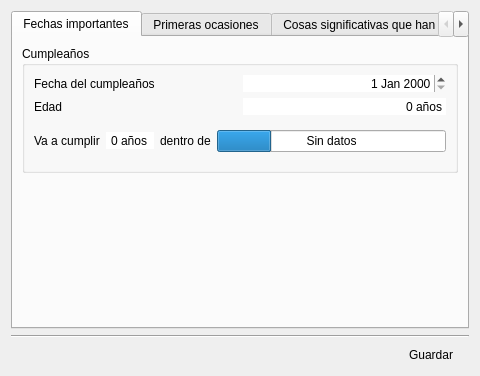
<?xml version="1.0" encoding="UTF-8"?>
<ui version="4.0">
 <class>Dialog</class>
 <widget class="QDialog" name="Dialog">
  <property name="geometry">
   <rect>
    <x>0</x>
    <y>0</y>
    <width>480</width>
    <height>376</height>
   </rect>
  </property>
  <property name="windowTitle">
   <string>Datos importantes</string>
  </property>
  <property name="windowIcon">
   <iconset>
    <normaloff>img/emoji_one_2665.png</normaloff>img/emoji_one_2665.png</iconset>
  </property>
  <property name="styleSheet">
   <string notr="true">font: 12pt &quot;Calibri&quot;;</string>
  </property>
  <layout class="QGridLayout" name="gridLayout">
   <item row="1" column="0">
    <widget class="Line" name="line">
     <property name="orientation">
      <enum>Qt::Horizontal</enum>
     </property>
    </widget>
   </item>
   <item row="2" column="0">
    <widget class="QWidget" name="widget_3" native="true">
     <property name="styleSheet">
      <string notr="true">font: bold 12pt &quot;Calibri&quot;;</string>
     </property>
     <layout class="QGridLayout" name="gridLayout_6">
      <property name="topMargin">
       <number>0</number>
      </property>
      <property name="bottomMargin">
       <number>0</number>
      </property>
      <item row="0" column="0">
       <spacer name="horizontalSpacer">
        <property name="orientation">
         <enum>Qt::Horizontal</enum>
        </property>
        <property name="sizeHint" stdset="0">
         <size>
          <width>40</width>
          <height>20</height>
         </size>
        </property>
       </spacer>
      </item>
      <item row="0" column="1">
       <widget class="QToolButton" name="guardar">
        <property name="text">
         <string>Guardar</string>
        </property>
        <property name="icon">
         <iconset>
          <normaloff>img/emoji_one_1f197.png</normaloff>img/emoji_one_1f197.png</iconset>
        </property>
        <property name="toolButtonStyle">
         <enum>Qt::ToolButtonTextBesideIcon</enum>
        </property>
        <property name="autoRaise">
         <bool>true</bool>
        </property>
       </widget>
      </item>
     </layout>
    </widget>
   </item>
   <item row="0" column="0">
    <widget class="QTabWidget" name="tabWidget">
     <property name="currentIndex">
      <number>0</number>
     </property>
     <widget class="QWidget" name="tab_2">
      <attribute name="title">
       <string>Fechas importantes</string>
      </attribute>
      <layout class="QGridLayout" name="gridLayout_7">
       <item row="4" column="0">
        <spacer name="verticalSpacer">
         <property name="orientation">
          <enum>Qt::Vertical</enum>
         </property>
         <property name="sizeHint" stdset="0">
          <size>
           <width>20</width>
           <height>40</height>
          </size>
         </property>
        </spacer>
       </item>
       <item row="0" column="0">
        <widget class="QGroupBox" name="groupBox">
         <property name="title">
          <string>Cumpleaños</string>
         </property>
         <layout class="QGridLayout" name="gridLayout_8">
          <item row="0" column="0">
           <widget class="QLabel" name="label_4">
            <property name="text">
             <string>Fecha del cumpleaños</string>
            </property>
           </widget>
          </item>
          <item row="0" column="1">
           <widget class="QDateEdit" name="birthday">
            <property name="frame">
             <bool>false</bool>
            </property>
            <property name="alignment">
             <set>Qt::AlignRight|Qt::AlignTrailing|Qt::AlignVCenter</set>
            </property>
           </widget>
          </item>
          <item row="1" column="0">
           <widget class="QLabel" name="label_5">
            <property name="text">
             <string>Edad</string>
            </property>
           </widget>
          </item>
          <item row="1" column="1">
           <widget class="QSpinBox" name="edad">
            <property name="frame">
             <bool>false</bool>
            </property>
            <property name="alignment">
             <set>Qt::AlignRight|Qt::AlignTrailing|Qt::AlignVCenter</set>
            </property>
            <property name="readOnly">
             <bool>true</bool>
            </property>
            <property name="buttonSymbols">
             <enum>QAbstractSpinBox::NoButtons</enum>
            </property>
            <property name="suffix">
             <string> años</string>
            </property>
           </widget>
          </item>
          <item row="2" column="0" colspan="2">
           <widget class="QWidget" name="widget" native="true">
            <layout class="QGridLayout" name="gridLayout_2">
             <property name="leftMargin">
              <number>0</number>
             </property>
             <property name="rightMargin">
              <number>0</number>
             </property>
             <item row="0" column="1">
              <widget class="QSpinBox" name="edad_prox">
               <property name="frame">
                <bool>false</bool>
               </property>
               <property name="alignment">
                <set>Qt::AlignCenter</set>
               </property>
               <property name="readOnly">
                <bool>true</bool>
               </property>
               <property name="buttonSymbols">
                <enum>QAbstractSpinBox::NoButtons</enum>
               </property>
               <property name="suffix">
                <string> años</string>
               </property>
              </widget>
             </item>
             <item row="0" column="2">
              <widget class="QLabel" name="label_7">
               <property name="text">
                <string>dentro de</string>
               </property>
              </widget>
             </item>
             <item row="0" column="0">
              <widget class="QLabel" name="label_6">
               <property name="text">
                <string>Va a cumplir</string>
               </property>
              </widget>
             </item>
             <item row="0" column="3">
              <widget class="QProgressBar" name="falta_birthday">
               <property name="value">
                <number>24</number>
               </property>
               <property name="alignment">
                <set>Qt::AlignCenter</set>
               </property>
               <property name="invertedAppearance">
                <bool>false</bool>
               </property>
               <property name="format">
                <string>Sin datos</string>
               </property>
              </widget>
             </item>
            </layout>
           </widget>
          </item>
         </layout>
        </widget>
       </item>
      </layout>
     </widget>
     <widget class="QWidget" name="tab">
      <attribute name="title">
       <string>Primeras ocasiones</string>
      </attribute>
      <layout class="QGridLayout" name="gridLayout_3">
       <item row="2" column="1">
        <widget class="QDateEdit" name="primer_beso">
         <property name="frame">
          <bool>false</bool>
         </property>
         <property name="alignment">
          <set>Qt::AlignRight|Qt::AlignTrailing|Qt::AlignVCenter</set>
         </property>
        </widget>
       </item>
       <item row="0" column="1">
        <widget class="QDateEdit" name="cruce_intereses">
         <property name="frame">
          <bool>false</bool>
         </property>
         <property name="alignment">
          <set>Qt::AlignRight|Qt::AlignTrailing|Qt::AlignVCenter</set>
         </property>
         <property name="specialValueText">
          <string/>
         </property>
        </widget>
       </item>
       <item row="1" column="1">
        <widget class="QDateEdit" name="primera_cita">
         <property name="frame">
          <bool>false</bool>
         </property>
         <property name="alignment">
          <set>Qt::AlignRight|Qt::AlignTrailing|Qt::AlignVCenter</set>
         </property>
        </widget>
       </item>
       <item row="4" column="0" colspan="2">
        <spacer name="verticalSpacer_2">
         <property name="orientation">
          <enum>Qt::Vertical</enum>
         </property>
         <property name="sizeHint" stdset="0">
          <size>
           <width>20</width>
           <height>40</height>
          </size>
         </property>
        </spacer>
       </item>
       <item row="2" column="0">
        <widget class="QLabel" name="label">
         <property name="text">
          <string>Beso</string>
         </property>
        </widget>
       </item>
       <item row="1" column="0">
        <widget class="QLabel" name="label_9">
         <property name="text">
          <string>Cita</string>
         </property>
        </widget>
       </item>
       <item row="0" column="0">
        <widget class="QLabel" name="label_8">
         <property name="text">
          <string>Cruce de intereses</string>
         </property>
        </widget>
       </item>
       <item row="3" column="1">
        <widget class="QDateEdit" name="primera_vez">
         <property name="frame">
          <bool>false</bool>
         </property>
         <property name="alignment">
          <set>Qt::AlignRight|Qt::AlignTrailing|Qt::AlignVCenter</set>
         </property>
        </widget>
       </item>
       <item row="3" column="0">
        <widget class="QLabel" name="label_2">
         <property name="text">
          <string>El delicioso</string>
         </property>
        </widget>
       </item>
      </layout>
     </widget>
     <widget class="QWidget" name="tab_3">
      <attribute name="title">
       <string>Cosas significativas que han hecho juntos</string>
      </attribute>
      <layout class="QGridLayout" name="gridLayout_4">
       <item row="0" column="0">
        <widget class="QLabel" name="label_11">
         <property name="text">
          <string>Fecha:</string>
         </property>
        </widget>
       </item>
       <item row="0" column="1">
        <widget class="QDateEdit" name="fecha_evento"/>
       </item>
       <item row="1" column="0" colspan="2">
        <widget class="QTextEdit" name="descrip_evento">
         <property name="maximumSize">
          <size>
           <width>16777215</width>
           <height>50</height>
          </size>
         </property>
         <property name="placeholderText">
          <string>Breve descripción del evento</string>
         </property>
        </widget>
       </item>
       <item row="2" column="0" colspan="2">
        <widget class="QListWidget" name="eventos"/>
       </item>
       <item row="3" column="0" colspan="2">
        <widget class="QWidget" name="widget_2" native="true">
         <layout class="QGridLayout" name="gridLayout_5">
          <property name="topMargin">
           <number>0</number>
          </property>
          <property name="bottomMargin">
           <number>0</number>
          </property>
          <item row="0" column="0">
           <widget class="QPushButton" name="add_evento">
            <property name="text">
             <string>Añadir</string>
            </property>
           </widget>
          </item>
          <item row="0" column="1">
           <widget class="QPushButton" name="del_evento">
            <property name="text">
             <string>Eliminar</string>
            </property>
           </widget>
          </item>
         </layout>
        </widget>
       </item>
      </layout>
     </widget>
     <widget class="QWidget" name="tab_4">
      <attribute name="title">
       <string>Canciones dedicadas</string>
      </attribute>
      <layout class="QGridLayout" name="gridLayout_10">
       <item row="2" column="0">
        <widget class="QLineEdit" name="cancion"/>
       </item>
       <item row="3" column="0">
        <widget class="QListWidget" name="canciones"/>
       </item>
       <item row="1" column="0">
        <widget class="QLabel" name="label_12">
         <property name="text">
          <string>Nombre de la canción:</string>
         </property>
        </widget>
       </item>
       <item row="4" column="0">
        <widget class="QWidget" name="widget_4" native="true">
         <layout class="QGridLayout" name="gridLayout_9">
          <property name="topMargin">
           <number>0</number>
          </property>
          <property name="bottomMargin">
           <number>0</number>
          </property>
          <item row="0" column="0">
           <widget class="QPushButton" name="add_cancion">
            <property name="text">
             <string>Añadir</string>
            </property>
           </widget>
          </item>
          <item row="0" column="1">
           <widget class="QPushButton" name="del_cancion">
            <property name="text">
             <string>Eliminar</string>
            </property>
           </widget>
          </item>
         </layout>
        </widget>
       </item>
       <item row="0" column="0">
        <widget class="QComboBox" name="destino_cancion">
         <item>
          <property name="text">
           <string>A él/ella</string>
          </property>
         </item>
         <item>
          <property name="text">
           <string>A mí</string>
          </property>
         </item>
        </widget>
       </item>
      </layout>
     </widget>
    </widget>
   </item>
  </layout>
 </widget>
 <resources/>
 <connections/>
</ui>
